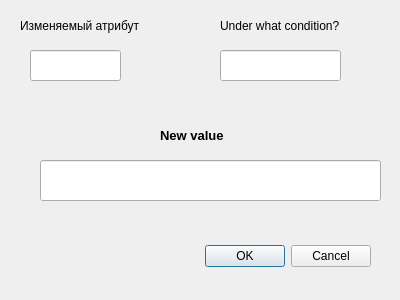
<?xml version="1.0" encoding="UTF-8"?>
<ui version="4.0">
 <class>Dialog</class>
 <widget class="QDialog" name="Dialog">
  <property name="geometry">
   <rect>
    <x>0</x>
    <y>0</y>
    <width>400</width>
    <height>300</height>
   </rect>
  </property>
  <property name="windowTitle">
   <string>Dialog</string>
  </property>
  <widget class="QDialogButtonBox" name="buttonBox">
   <property name="geometry">
    <rect>
     <x>30</x>
     <y>240</y>
     <width>341</width>
     <height>32</height>
    </rect>
   </property>
   <property name="orientation">
    <enum>Qt::Horizontal</enum>
   </property>
   <property name="standardButtons">
    <set>QDialogButtonBox::Cancel|QDialogButtonBox::Ok</set>
   </property>
  </widget>
  <widget class="QLineEdit" name="lineEdit">
   <property name="geometry">
    <rect>
     <x>30</x>
     <y>50</y>
     <width>91</width>
     <height>31</height>
    </rect>
   </property>
  </widget>
  <widget class="QLineEdit" name="lineEdit_2">
   <property name="geometry">
    <rect>
     <x>220</x>
     <y>50</y>
     <width>121</width>
     <height>31</height>
    </rect>
   </property>
  </widget>
  <widget class="QLineEdit" name="lineEdit_3">
   <property name="geometry">
    <rect>
     <x>40</x>
     <y>160</y>
     <width>341</width>
     <height>41</height>
    </rect>
   </property>
  </widget>
  <widget class="QLabel" name="label">
   <property name="geometry">
    <rect>
     <x>20</x>
     <y>10</y>
     <width>131</width>
     <height>31</height>
    </rect>
   </property>
   <property name="text">
    <string>Изменяемый атрибут</string>
   </property>
  </widget>
  <widget class="QLabel" name="label_2">
   <property name="geometry">
    <rect>
     <x>220</x>
     <y>10</y>
     <width>171</width>
     <height>31</height>
    </rect>
   </property>
   <property name="text">
    <string>Under what condition?</string>
   </property>
  </widget>
  <widget class="QLabel" name="label_3">
   <property name="geometry">
    <rect>
     <x>160</x>
     <y>110</y>
     <width>261</width>
     <height>51</height>
    </rect>
   </property>
   <property name="font">
    <font>
     <pointsize>10</pointsize>
     <weight>75</weight>
     <bold>true</bold>
    </font>
   </property>
   <property name="text">
    <string>New value</string>
   </property>
  </widget>
 </widget>
 <resources/>
 <connections>
  <connection>
   <sender>buttonBox</sender>
   <signal>accepted()</signal>
   <receiver>Dialog</receiver>
   <slot>accept()</slot>
   <hints>
    <hint type="sourcelabel">
     <x>248</x>
     <y>254</y>
    </hint>
    <hint type="destinationlabel">
     <x>157</x>
     <y>274</y>
    </hint>
   </hints>
  </connection>
  <connection>
   <sender>buttonBox</sender>
   <signal>rejected()</signal>
   <receiver>Dialog</receiver>
   <slot>reject()</slot>
   <hints>
    <hint type="sourcelabel">
     <x>316</x>
     <y>260</y>
    </hint>
    <hint type="destinationlabel">
     <x>286</x>
     <y>274</y>
    </hint>
   </hints>
  </connection>
 </connections>
</ui>
